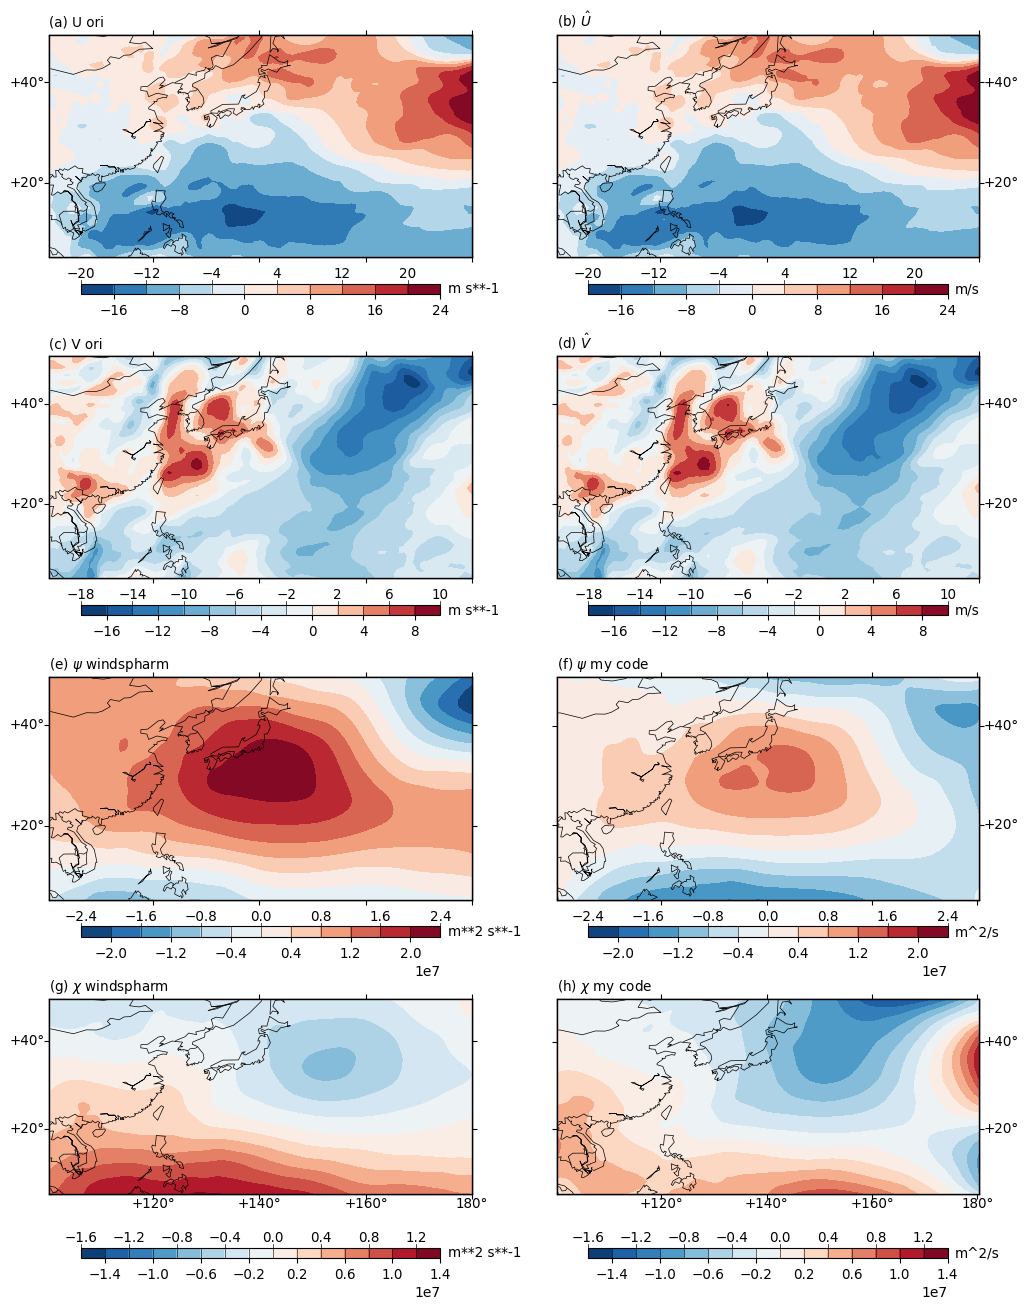

Write Python code to recreate this figure.
'''Compare streamfunction and velocity potential computed from windspharm
and this code.

Steps:
    1. get some global u-, v- winds.
    2. compute streamfunction and velocity potential using spherical harmonics.
    3. crop a regional box, and compute sf, vp using this method.
    4. compare the sf, vp in the box from different methods.
'''

from helmholtz import Wind2D
import cdms2 as cdms
from windspharm.cdms import VectorWind
from tools import plot

if __name__=='__main__':

    #----------------Read in global u,v----------------
    abpath_in='/home/guangzhi/datasets/erai/uv_p900_6_2007_Jan.nc'
    print('\n### <helmholtz>: Read in file:\n',abpath_in)
    fin=cdms.open(abpath_in,'r')
    uall=fin('u', time=slice(0,1))
    vall=fin('v', time=slice(0,1))
    fin.close()

    uall=uall(squeeze=1)
    vall=vall(squeeze=1)
    print('uall.shape = ', uall.shape)
    print('vall.shape = ', vall.shape)

    # global wind harmonics
    wf=VectorWind(uall,vall)
    sf0, vp0=wf.sfvp()

    #-----------------Get a region box-----------------
    ubox=uall(latitude=(5,50),longitude=(100,180))
    vbox=vall(latitude=(5,50),longitude=(100,180))
    sf0=sf0(latitude=(5,50),longitude=(100,180))
    vp0=vp0(latitude=(5,50),longitude=(100,180))

    # create an wind obj, optimization will use gradient descent
    w2=Wind2D(ubox,vbox,'optimize')
    sf2,vp2=w2.getSFVP()
    uchi2,vchi2,upsi2,vpsi2=w2.helmholtz()
    uhat2=uchi2+upsi2
    vhat2=vchi2+vpsi2

    #-------------------Plot------------------------
    import matplotlib.pyplot as plt
    figure=plt.figure(figsize=(12,16),dpi=100)

    plot_vars1=[ubox, uhat2]
    plot_vars2=[vbox, vhat2]
    plot_vars3=[sf0, sf2]
    plot_vars4=[vp0, vp2]

    iso1=plot.Isofill(plot_vars1, 14, 1, 1)
    iso2=plot.Isofill(plot_vars2, 14, 1, 1)
    iso3=plot.Isofill(plot_vars3, 14, 1, 1)
    iso4=plot.Isofill(plot_vars4, 14, 1, 1)

    titles1=['U ori', r'$\hat{U}$']
    titles2=['V ori', r'$\hat{V}$']
    titles3=[r'$\psi$ windspharm', r'$\psi$ my code']
    titles4=[r'$\chi$ windspharm', r'$\chi$ my code']

    # plot U
    for ii in range(2):
        axii=figure.add_subplot(4, 2, ii+1)

        plot.plot2(plot_vars1[ii], iso1, axii,
                title=titles1[ii],
                projection='cyl',
                fix_aspect=False,
                legend='local')

    # plot V
    for ii in range(2):
        axii=figure.add_subplot(4, 2, 2*1+ii+1)

        plot.plot2(plot_vars2[ii], iso2, axii,
                title=titles2[ii],
                projection='cyl',
                fix_aspect=False,
                legend='local')

    # plot psi
    for ii in range(2):
        axii=figure.add_subplot(4, 2, 2*2+ii+1)

        plot.plot2(plot_vars3[ii], iso3, axii,
                title=titles3[ii],
                projection='cyl',
                fix_aspect=False,
                legend='local')

    # plot chi
    for ii in range(2):
        axii=figure.add_subplot(4, 2, 2*3+ii+1)

        plot.plot2(plot_vars4[ii], iso4, axii,
                title=titles4[ii],
                projection='cyl',
                fix_aspect=False,
                legend='local')

        #figure.subplots_adjust(wspace=0.075, hspace=0.335)
    figure.show()
    #----------------- Save plot------------
    plot_save_name='compare'
    print('\n# <compare>: Save figure to', plot_save_name)
    figure.savefig(plot_save_name+'.png',dpi=100,bbox_inches='tight')
    figure.savefig(plot_save_name+'.pdf',dpi=100,bbox_inches='tight')


